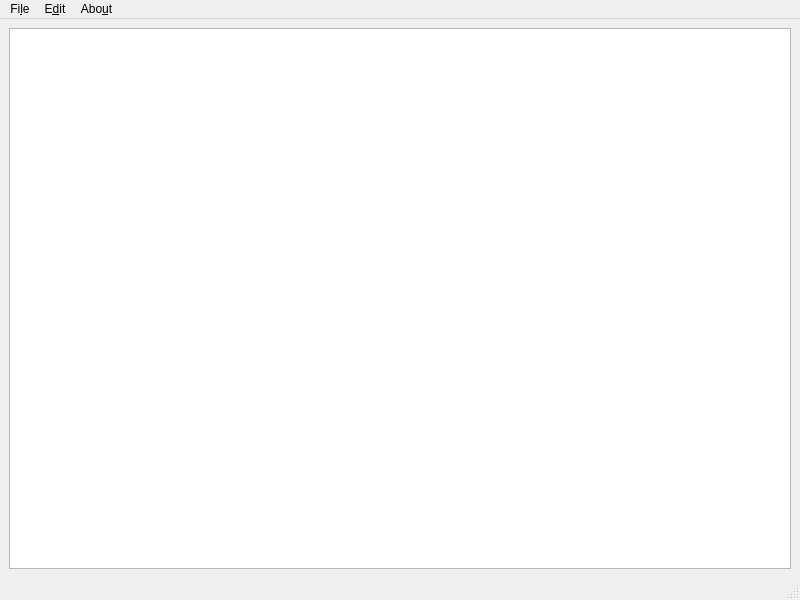
<?xml version="1.0" encoding="UTF-8"?>
<ui version="4.0">
 <class>MainWindow</class>
 <widget class="QMainWindow" name="MainWindow">
  <property name="geometry">
   <rect>
    <x>0</x>
    <y>0</y>
    <width>800</width>
    <height>600</height>
   </rect>
  </property>
  <property name="windowTitle">
   <string>MainWindow</string>
  </property>
  <widget class="QWidget" name="centralwidget">
   <layout class="QGridLayout" name="gridLayout">
    <item row="0" column="0">
     <widget class="QListWidget" name="listWidget"/>
    </item>
   </layout>
  </widget>
  <widget class="QMenuBar" name="menubar">
   <property name="geometry">
    <rect>
     <x>0</x>
     <y>0</y>
     <width>800</width>
     <height>30</height>
    </rect>
   </property>
   <widget class="QMenu" name="menuFile">
    <property name="title">
     <string>Fi&amp;le</string>
    </property>
    <addaction name="actionOpen"/>
    <addaction name="actionQuit"/>
   </widget>
   <widget class="QMenu" name="menuEdit">
    <property name="title">
     <string>E&amp;dit</string>
    </property>
    <addaction name="actionSettings"/>
   </widget>
   <widget class="QMenu" name="menuAbout">
    <property name="title">
     <string>Abo&amp;ut</string>
    </property>
   </widget>
   <addaction name="menuFile"/>
   <addaction name="menuEdit"/>
   <addaction name="menuAbout"/>
  </widget>
  <widget class="QStatusBar" name="statusbar"/>
  <action name="actionOpen">
   <property name="text">
    <string>Open</string>
   </property>
  </action>
  <action name="actionQuit">
   <property name="text">
    <string>Quit</string>
   </property>
  </action>
  <action name="actionSettings">
   <property name="text">
    <string>Settings</string>
   </property>
  </action>
 </widget>
 <resources/>
 <connections/>
</ui>
